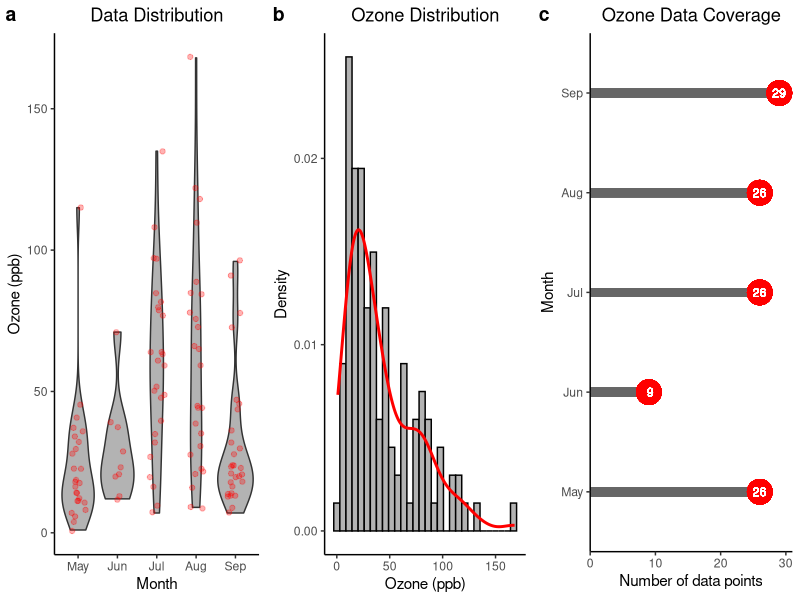
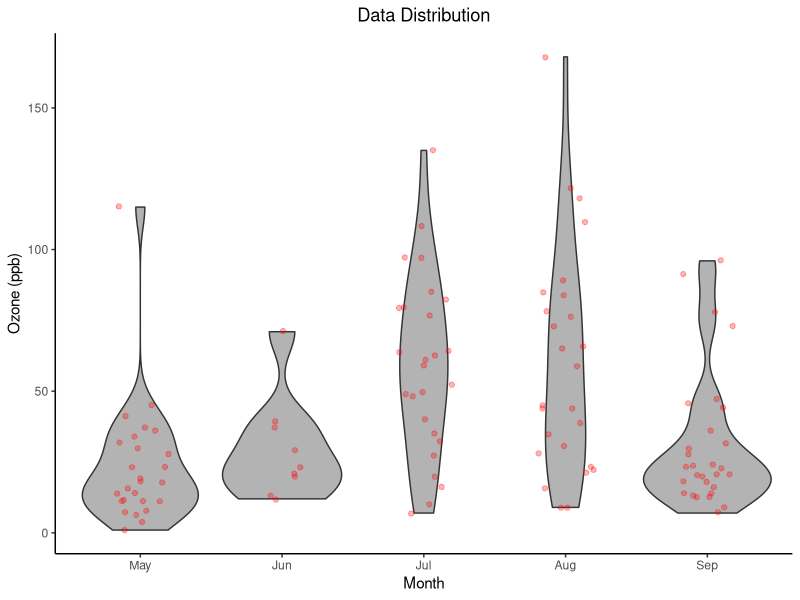
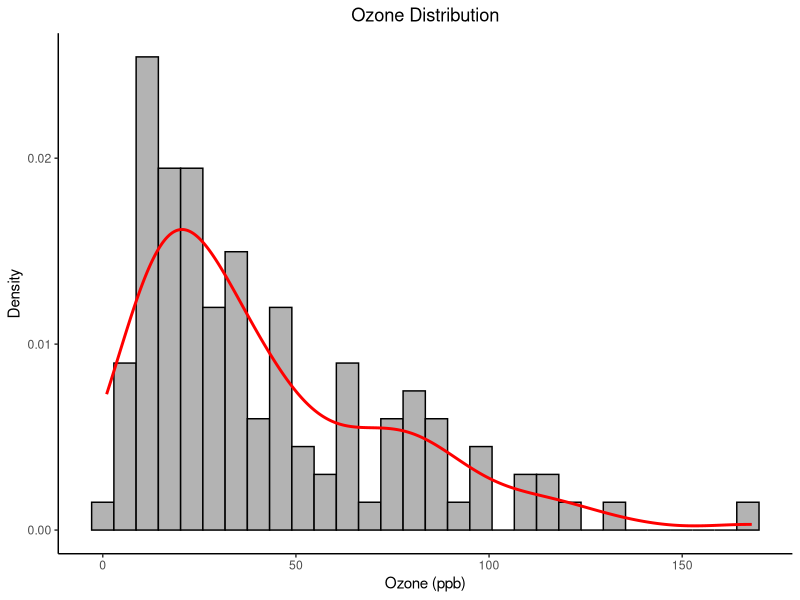
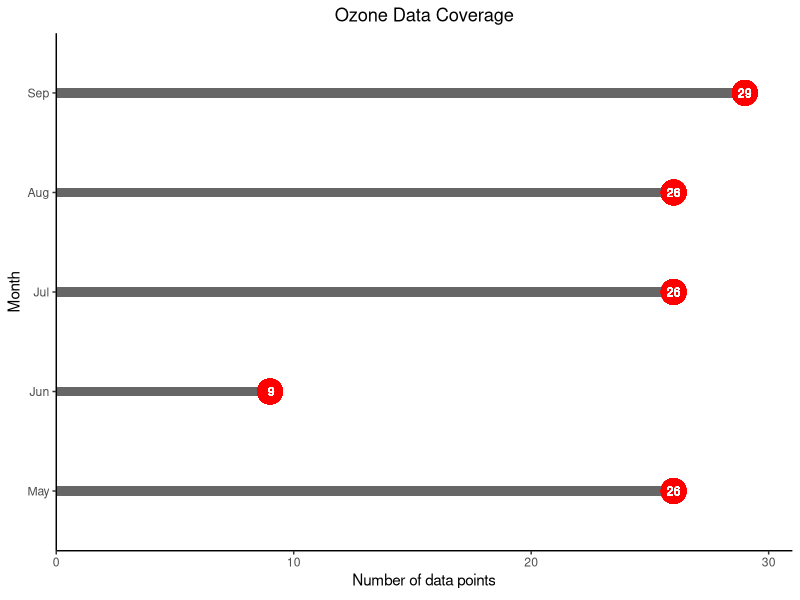

These charts were generated, in order, by the following R code: (Note: this script raises an error after producing the figures.)
## ---- chunk 1

# Import libraries

library(ggplot2)
library(readr)
library(lubridate)
library(dplyr)
library(datasets)
library(tidyverse)
## ---- chunk 2

# Save airquality dataset as variable

mean_ozone <- datasets::airquality

## ---- chunk 3

# Prepare plot data
# Mutate month variable 

mean_ozone_month <- mean_ozone |>
  
  mutate(Month = month(Month, label = TRUE))
  
# Identify data coverage per month
mean_ozone_nr_values = mean_ozone_month |>
  
  mutate(Nr_Values = ifelse(is.na(Ozone) == FALSE, 1, 0)) |>
  
  group_by(Month) |>
  
  reframe(Month, Nr_Values = sum(Nr_Values))



# Violin plot + jittered points
plot_1 <- ggplot(
  data = mean_ozone_month,
  aes(x = Month, y = Ozone)) +
  geom_violin(fill = "grey70", outlier.shape = NA) +
  geom_jitter(width = 0.2, alpha = 0.3, color = "red") +
  labs(title = "Data Distribution",
       x = "Month",
       y = "Ozone (ppb)") +
  theme_classic() +
  theme(plot.title = element_text(hjust = 0.5))

# Density plot
plot_2 <- ggplot(
  data = mean_ozone_month,
  aes(x = Ozone, y = ..density..)) +
  geom_histogram(fill = "grey70", color = "black") +
  geom_density(color = "red", linewidth = 1) +
  labs(title = "Ozone Distribution", 
       x = "Ozone (ppb)",
       y = "Density") +
  theme_classic() +
  theme(plot.title = element_text(hjust = 0.5))


# Custom plot
plot_3 <- ggplot(
  data = mean_ozone_nr_values,
  aes(x = Month, y = Nr_Values)) +
  geom_segment(aes(x = Month, xend = Month, y = 0, yend = Nr_Values), 
               size = 3, color = "grey40") +
  geom_point(aes(x = Month, y = Nr_Values), size = 8, color = "red") +
  geom_text(aes(x = Month, y = Nr_Values, label = format(Nr_Values, digits = 2)),
            size = 3, color = "white") +
  labs(title = "Ozone Data Coverage",
       x = "Month", 
       y = expression(paste("Number of data points"))) +
  scale_y_continuous(limits = c(0, 31), expand = c(0, 0)) +
  coord_flip() +
  theme_classic() +
  theme(plot.title = element_text(hjust = 0.5))

# Cowplot
figure_1 <- cowplot::plot_grid(
  data = plot_1, plot_2, plot_3, 
  ncol = 3, 
  labels = "auto")

# Save figure in repository figures
ggplot2::ggsave(
  filename = here::here("figures", "Data quality analysis.png"),
  plot = figure_1,  
  width = 10, height = 6, dpi = 300
)

# Depict plot in html version
figure_1

## ---- chunk 4

# Prepare Data 
# Display values ordered by day
mean_ozone_day <- mean_ozone |>
  
  mutate(Date = make_date(year = 1973 , month = Month, day = Day)) |>

  mutate(doy = yday(Date)) |>
  
  group_by(doy)

# Density raster for Solar Radiation 

plot_6 <- ggplot(
    data = mean_ozone_month,
    aes(x = Solar.R, y = Ozone)) +
  stat_density_2d(
    geom = "raster", # the geometric object to display the data
    aes(fill = after_stat(density)), # using `density`, a variable calculated by the stat
    contour = FALSE 
    ) +
  scale_fill_viridis_c() +
  labs(title = "Solar Radiation Density",
       x = "Solar Radiation (Ly)", 
       y = "Ozone (ppb)",
       fill = "Density") +
  theme_classic() + 
  theme(plot.title = element_text(hjust = 0.5)) +
  scale_x_continuous(expand = c(0, 0)) +  # avoid gap between plotting area and axis
  scale_y_continuous(expand = c(0, 0)) 

# Density plot for Wind
plot_7 <- ggplot(
    data = mean_ozone_month,
    aes(x = Wind, y = Ozone)) +
  stat_density_2d(
    geom = "raster", # the geometric object to display the data
    aes(fill = after_stat(density)), # using `density`, a variable calculated by the stat
    contour = FALSE 
    ) +
  scale_fill_viridis_c() +
  labs(title = "Wind Speed Density",
       x = "Wind Speed (mph)", 
       y = "Ozone (ppb)",
       fill = "Density") +
  theme_classic() + 
  theme(plot.title = element_text(hjust = 0.5)) +
  scale_x_continuous(expand = c(0, 0)) +  # avoid gap between plotting area and axis
  scale_y_continuous(expand = c(0, 0))

# Density plot for Temperature
plot_8 <- ggplot(
    data = mean_ozone_month,
    aes(x = Temp, y = Ozone)) +
  stat_density_2d(
    geom = "raster", # the geometric object to display the data
    aes(fill = after_stat(density)), # using `density`, a variable calculated by the stat
    contour = FALSE 
    ) +
  scale_fill_viridis_c() +
  labs(title = "Temperature Density",
       x = "Temperature (F)", 
       y = "Ozone (ppb)",
       fill = "Density") +
  theme_classic() + 
  theme(plot.title = element_text(hjust = 0.5)) +
  scale_x_continuous(expand = c(0, 0)) +  # avoid gap between plotting area and axis
  scale_y_continuous(expand = c(0, 0))

# Density plot for Day
plot_9 <- ggplot(
    data = mean_ozone_day,
    aes(x = doy, y = Ozone)) +
  stat_density_2d(
    geom = "raster", # the geometric object to display the data
    aes(fill = after_stat(density)), # using `density`, a variable calculated by the stat
    contour = FALSE 
    ) +
  scale_fill_viridis_c() +
  labs(title = "Day of the Year Density",
       x = "Day of the Year", 
       y = "Ozone (ppb)",
       fill = "Density") +
  theme_classic() +
  theme(plot.title = element_text(hjust = 0.5)) +
  scale_x_continuous(expand = c(0, 0)) +  # avoid gap between plotting area and axis
  scale_y_continuous(expand = c(0, 0))

# Combine plots
figure_2 <- cowplot::plot_grid(
  data = plot_6, plot_7, plot_8, plot_9,
  ncol = 2,
  labels = "auto")

# Save figure in repository figures
ggplot2::ggsave(
  filename = here::here("figures", "Density of data points.png"),
  plot = figure_2,  
  width = 10, height = 6, dpi = 300
)

# Depict plot in html version
figure_2

## ---- chunk 5

# Prepare data
# Convert data to long format
mean_ozone_long_month <- mean_ozone_month |>
  
  select(Ozone, Solar.R, Wind, Temp, Month) |>
  
  pivot_longer(cols = -Month, names_to = "Variable", values_to = "Value") |>
  
  group_by(Month, Variable) |>
  
  summarise(MeanValue = mean(Value, na.rm = TRUE), .groups = "drop")


# Bar chart plot
figure_3 <- ggplot(
  data = mean_ozone_long_month, 
  aes(x = factor(Month), y = MeanValue, fill = Variable)) +
  geom_bar(stat = "identity", position = "dodge") +
  scale_fill_viridis_d() +
  labs(title = "Monthly Averages of Variables",
       x = "Month", 
       y = "Mean Value") +
  theme_classic() + 
  theme(plot.title = element_text(hjust = 0.5))

# Save figure in repository figures
ggplot2::ggsave(
  filename = here::here("figures", "Seasonal trends of data.png"),
  plot = figure_3,  
  width = 10, height = 6, dpi = 300
)

# Depict plot in html version
figure_3

## ---- chunk 6

# Ozone, Solar Radiation and Temperature plot
plot_4 <- ggplot(
  data = mean_ozone_month,
  aes(x = Solar.R, y = Ozone, color = Temp)) +
  geom_point(alpha = 0.5) +
  geom_smooth(color = "black") +
  theme_classic() +
  labs(title = "Ozone, Solar R. and T dependencies",
       x = "Solar Radiation (Ly)", 
       y = "Ozone (ppb)",
       color = "T (F)") +
  scale_color_viridis_c() + 
  theme(plot.title = element_text(hjust = 0.5))

# Ozone, Wind and Temperature plot
plot_5 <- ggplot(
  data = mean_ozone_month,
  aes(x = Wind, y = Ozone, color = Temp)) +
  geom_point(alpha = 0.5) +
  geom_smooth(color = "black") +
  scale_color_viridis_c() + 
  labs(title = "Ozone, Wind and T dependencies",
       x = "Wind Speed (mph)", 
       y = "Ozone (ppb)",
       color = "T (F)") +
  theme_classic() +
  theme(plot.title = element_text(hjust = 0.5))


# combine plots
figure_4 <- cowplot::plot_grid(
  data = plot_4, plot_5,
  ncol = 2,
  labels = "auto")

# Save figure in repository figures
ggplot2::ggsave(
  filename = here::here("figures", "Impacts of solar radiation, wind and temperature on ozone concentration.png"),
  plot = figure_4,  
  width = 10, height = 6, dpi = 300
)

# Depict plot in html version
figure_4

